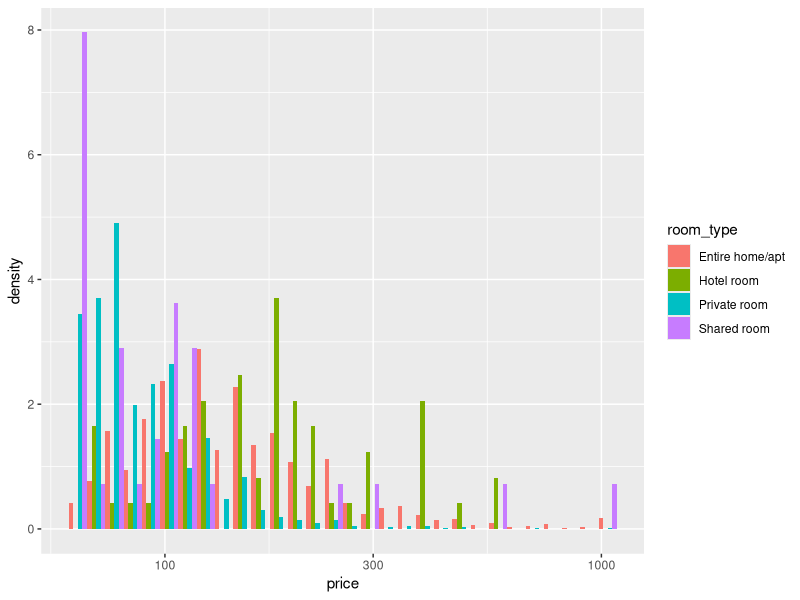
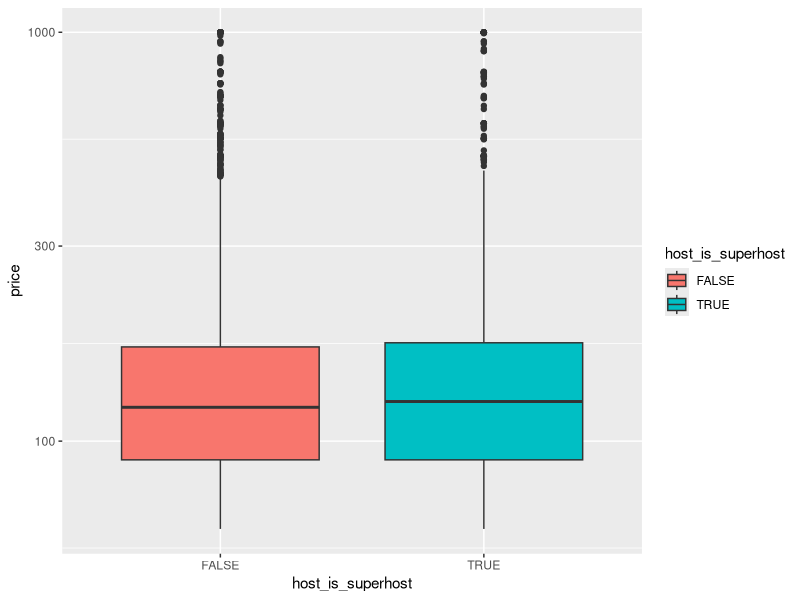
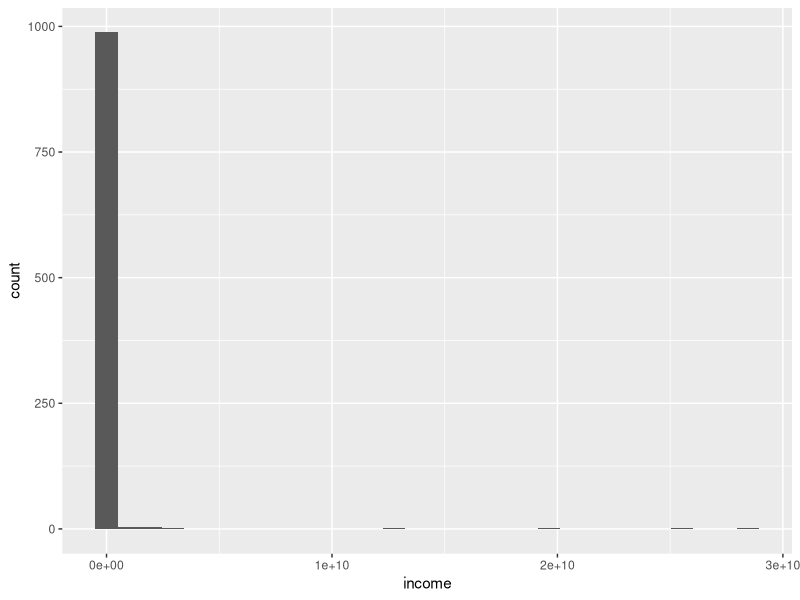
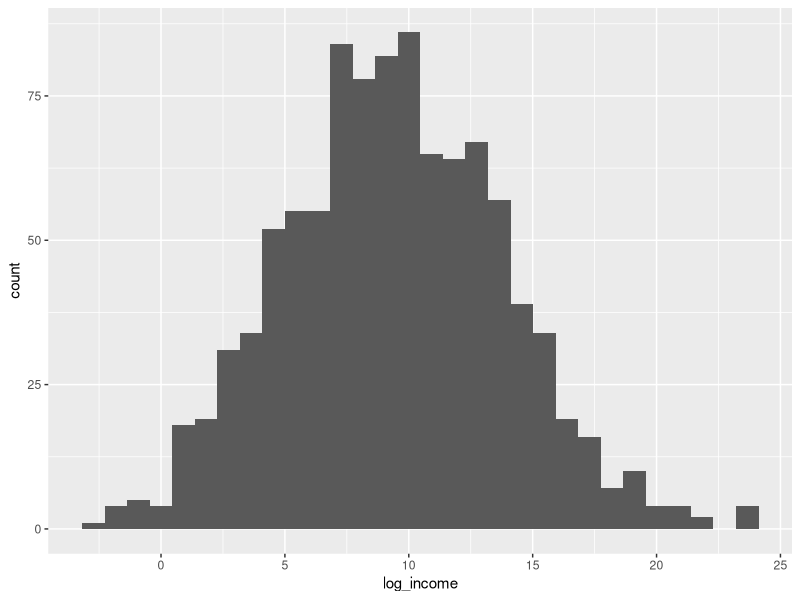
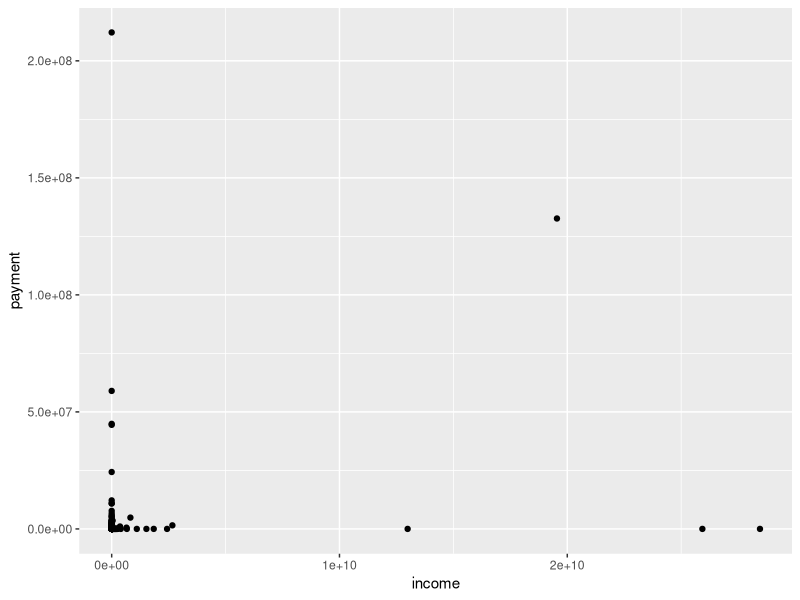
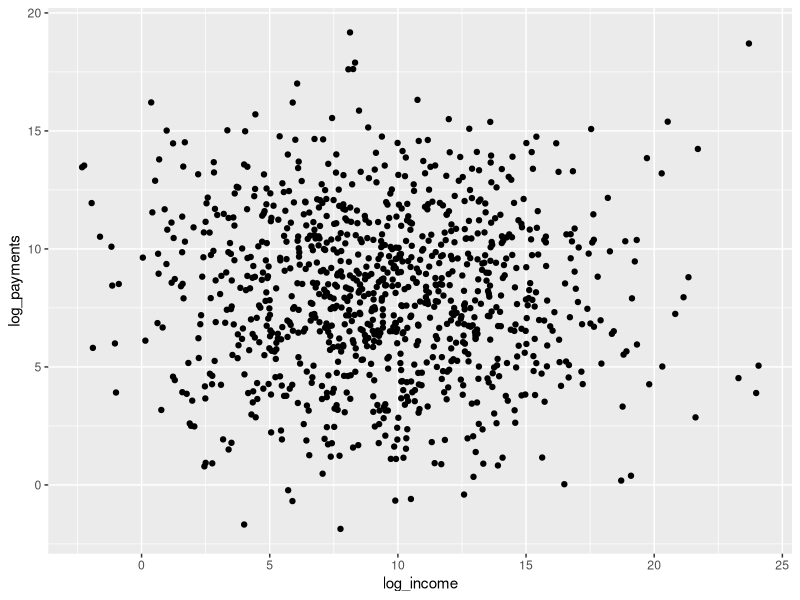
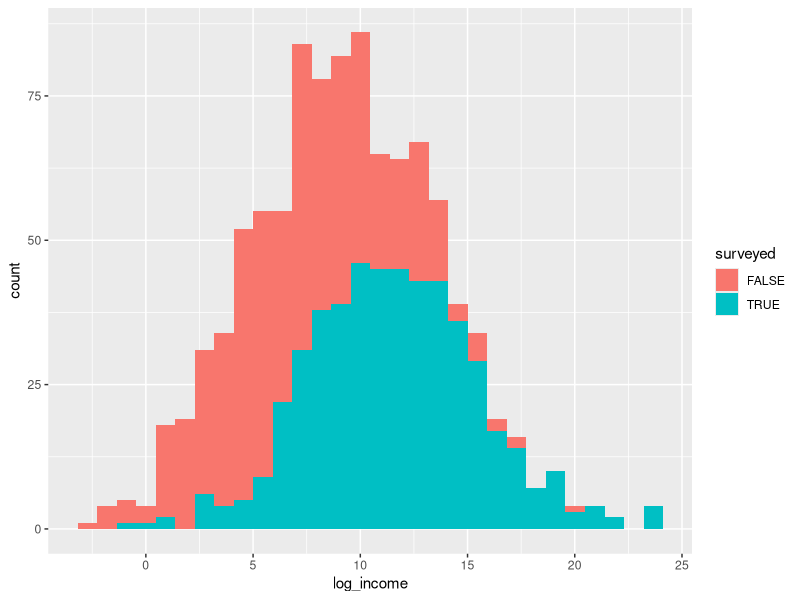
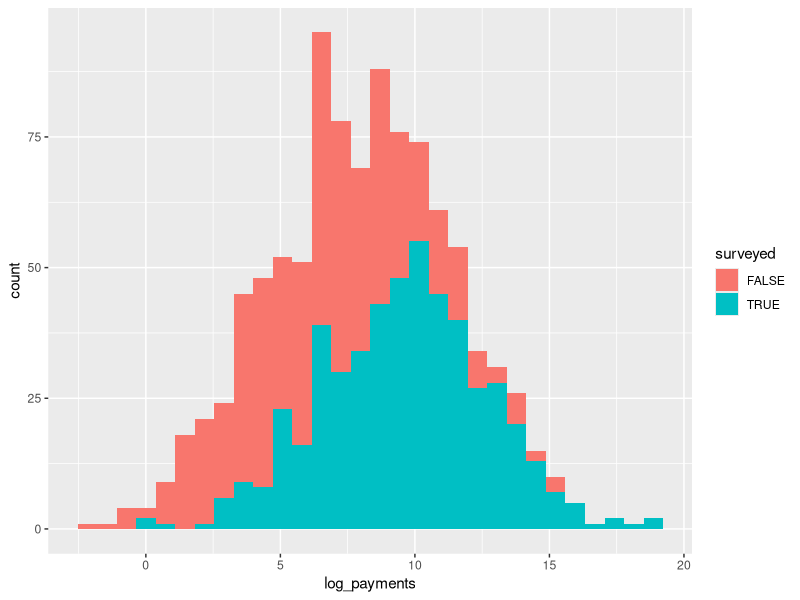

Source code (R) for these figures, in order:
## ---- chunk 1
knitr::opts_chunk$set(include = FALSE)
## ---- chunk 2
library(tidyverse)
library(here)
airbnb <- read_csv(here("data/airbnb.csv"))
airbnb %>% 
  ggplot(aes(price, fill = room_type)) + 
  geom_histogram(aes(y = ..density..), position = 'dodge') + scale_x_log10()
## ---- chunk 3
airbnb %>% 
  ggplot(aes(host_is_superhost, price, fill = host_is_superhost)) + geom_boxplot() + 
  scale_y_log10()
## ---- chunk 4
airbnb %>% 
  summarise(cor(price, review_scores_rating))
## ---- chunk 5
summary(lm(price ~ review_scores_rating, data = airbnb))
## ---- chunk 6
summary(lm(log(price) ~ log(review_scores_rating), data = airbnb))
## ---- chunk 7
mod <- lm(log(price) ~ room_type+log(review_scores_rating)+host_is_superhost, data = airbnb)
summary(mod)
## ---- chunk 8
cor(airbnb$review_scores_rating, resid(mod))
## ---- chunk 9
library(tidyverse)
library(here)
#set.seed(853)
#income <- rnorm(1000, log(10000), log(100))
#payments <- rnorm(1000, log(3500), log(30))
#survey <- (income - mean(income))/sd(income) + (payments - mean(payments))/sd(payments) + rnorm(1000) > 0
#d <- tibble(income = exp(income), payment = exp(payments), surveyed = survey)
#write_csv(d, here("data/income_payments.csv"))

d <- read_csv(here("data/income_payments.csv"))
## ---- chunk 10
d <- d %>% mutate(log_income = log(income), log_payments = log(payment))
## ---- chunk 11
d %>% 
  ggplot(aes(income)) + geom_histogram()

d %>% 
  ggplot(aes(log_income)) + geom_histogram()

d %>% 
  ggplot(aes(income, payment)) + geom_point()

d %>% 
  ggplot(aes(log_income, log_payments)) + geom_point()
## ---- chunk 12
summary(lm(log_payments~log_income, data = d))
## ---- chunk 13
d %>% 
  ggplot(aes(log_income, fill = surveyed)) + geom_histogram()
d %>% 
  ggplot(aes(log_payments, fill = surveyed)) + geom_histogram()
## ---- chunk 14
d %>% 
  filter(surveyed) %>% 
  ggplot(aes(log_payments, log_income)) + 
    geom_point()
## ---- chunk 15
summary(lm(log_payments~log_income, data = d %>% filter(surveyed)))
